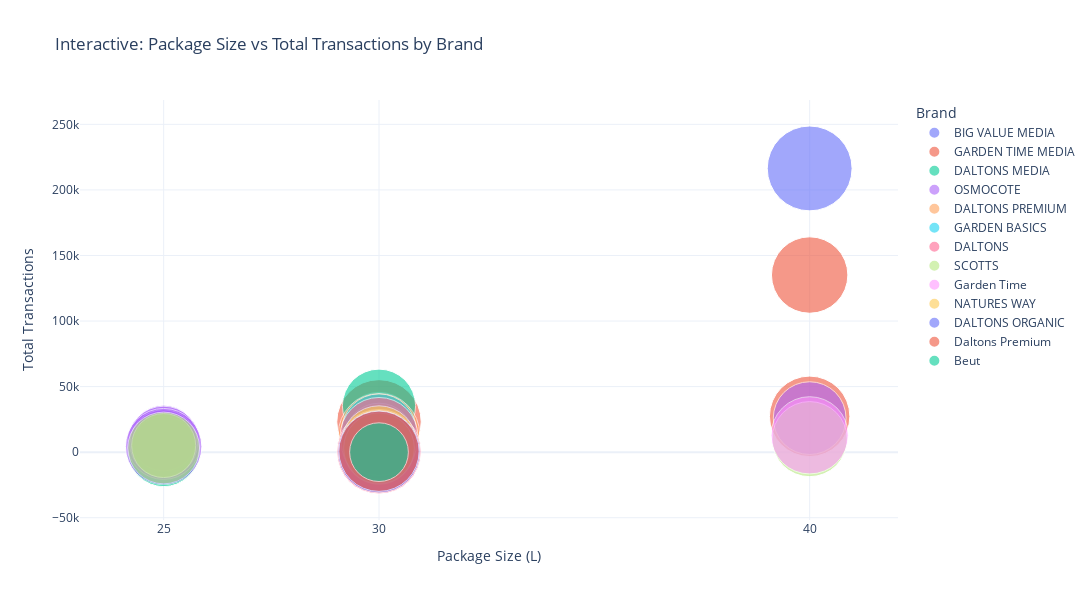

Here is the notebook cell this chart was saved with:
### Code cell
# Ensure x-axis ticks only show unique PACKAGE_LITRE values
unique_litres = sorted(pm['PACKAGE_LITRE'].unique())

fig = px.scatter(
    pm,
    x="PACKAGE_LITRE",
    y="TOTAL_TRX",
    size="AVG_QTY_PER_TRX",
    color="BRAND_CODE",
    hover_name="ITEM_DESCRIPTION",
    size_max=60,
    opacity=0.6,
    title="Interactive: Package Size vs Total Transactions by Brand",
    labels={
        "PACKAGE_LITRE": "Package Size (L)",
        "TOTAL_TRX": "Total Transactions",
        "AVG_QTY_PER_TRX": "Avg Units per Transaction",
        "BRAND_CODE": "Brand"
    }
)

# Custom hover content
fig.update_traces(
    hovertemplate=
        "<b>%{customdata[0]}</b><br>" +
        "Total Sales: $%{customdata[1]:,.0f}<br>" +
        "Transactions: %{customdata[2]:,}<br>" +
        "Avg Units/Trx: %{customdata[3]:.2f}<br>" +
        "Avg Volume/Trx: %{customdata[4]:.2f}L<br>" +
        "Avg Price/L: $%{customdata[5]:.2f}<extra></extra>",
    customdata=pm[[
        "BRAND_CODE",
        "TOTAL_SALES",
        "TOTAL_TRX",
        "AVG_QTY_PER_TRX",
        "ESTIMATED_LITRES_PER_TRX",
        "AVG_PRICE_PER_LITRE"
    ]]
)

# Discrete x-axis ticks
fig.update_layout(
    width=1200,
    height=600,
    xaxis=dict(
        tickmode='array',
        tickvals=unique_litres,
        title="Package Size (L)"
    ),
    template="plotly_white"
)

fig.show()

### Figure 1 — Plotly figure (JSON) as saved in the notebook; plotly's stock layout.template omitted (floating-point values rounded to 4 significant figures; data arrays with more than 128 entries replaced by an {"elided": "..."} marker saying what was removed)
{"data": [{"customdata": {"elided": "31x6 mixed values"}, "hovertemplate": "<b>%{customdata[0]}</b><br>Total Sales: $%{customdata[1]:,.0f}<br>Transactions: %{customdata[2]:,}<br>Avg Units/Trx: %{customdata[3]:.2f}<br>Avg Volume/Trx: %{customdata[4]:.2f}L<br>Avg Price/L: $%{customdata[5]:.2f}<extra></extra>", "hovertext": ["BIG VALUE POTTING MI++X 40L DALTONS B40VP"], "legendgroup": "BIG VALUE MEDIA", "marker": {"color": "#636efa", "opacity": 0.6, "size": [2.088], "sizemode": "area", "sizeref": 0.0005799, "symbol": "circle"}, "mode": "markers", "name": "BIG VALUE MEDIA", "orientation": "v", "showlegend": true, "type": "scatter", "x": [40], "xaxis": "x", "y": [216380], "yaxis": "y"}, {"customdata": {"elided": "31x6 mixed values"}, "hovertemplate": "<b>%{customdata[0]}</b><br>Total Sales: $%{customdata[1]:,.0f}<br>Transactions: %{customdata[2]:,}<br>Avg Units/Trx: %{customdata[3]:.2f}<br>Avg Volume/Trx: %{customdata[4]:.2f}L<br>Avg Price/L: $%{customdata[5]:.2f}<extra></extra>", "hovertext": ["POTTING MIX GARDEN++TIME 40L", "GARDEN TIME GTVE40L++VEGETABLE MIX 40L", "GARDEN TIME++30L GARDEN MIX", "GARDEN TIME TOMATO++MIX 30L GTTO30L", "GARDEN TIME GTST30L++STRAWBERRY MIX 30L", "FRUIT&CITRUS 30L++GARDENTIME"], "legendgroup": "GARDEN TIME MEDIA", "marker": {"color": "#EF553B", "opacity": 0.6, "size": [1.693, 1.876, 2.067, 1.627, 1.552, 1.541], "sizemode": "area", "sizeref": 0.0005799, "symbol": "circle"}, "mode": "markers", "name": "GARDEN TIME MEDIA", "orientation": "v", "showlegend": true, "type": "scatter", "x": [40, 40, 30, 30, 30, 30], "xaxis": "x", "y": [135079, 27344, 23087, 17026, 15948, 7015], "yaxis": "y"}, {"customdata": {"elided": "31x6 mixed values"}, "hovertemplate": "<b>%{customdata[0]}</b><br>Total Sales: $%{customdata[1]:,.0f}<br>Transactions: %{customdata[2]:,}<br>Avg Units/Trx: %{customdata[3]:.2f}<br>Avg Volume/Trx: %{customdata[4]:.2f}L<br>Avg Price/L: $%{customdata[5]:.2f}<extra></extra>", "hovertext": ["DALTONS PREMIUM++30L POTTING MIX", "GARDEN MIX 25L EASY++LIFT", "POTTING MIX EASY++LIFT 25L"], "legendgroup": "DALTONS MEDIA", "marker": {"color": "#00cc96", "opacity": 0.6, "size": [1.555, 1.555, 1.409], "sizemode": "area", "sizeref": 0.0005799, "symbol": "circle"}, "mode": "markers", "name": "DALTONS MEDIA", "orientation": "v", "showlegend": true, "type": "scatter", "x": [30, 25, 25], "xaxis": "x", "y": [35418, 1829, 337], "yaxis": "y"}, {"customdata": {"elided": "31x6 mixed values"}, "hovertemplate": "<b>%{customdata[0]}</b><br>Total Sales: $%{customdata[1]:,.0f}<br>Transactions: %{customdata[2]:,}<br>Avg Units/Trx: %{customdata[3]:.2f}<br>Avg Volume/Trx: %{customdata[4]:.2f}L<br>Avg Price/L: $%{customdata[5]:.2f}<extra></extra>", "hovertext": ["POTTING MIX OSMOCOTE++PREMIUM 40L", "OSMOCOTE SEED++RAISING 25L OSSEE25", "OSMOCOTE TOMATO++25L MIX OSTOM25", "POTTING MIX OSMOCOTE++PREMIUM 25L", "OSMOCOTE 25L ROSE++CAMELLIA MIX OSROS25"], "legendgroup": "OSMOCOTE", "marker": {"color": "#ab63fa", "opacity": 0.6, "size": [1.535, 1.255, 1.554, 1.327, 1.697], "sizemode": "area", "sizeref": 0.0005799, "symbol": "circle"}, "mode": "markers", "name": "OSMOCOTE", "orientation": "v", "showlegend": true, "type": "scatter", "x": [40, 25, 25, 25, 25], "xaxis": "x", "y": [25960, 10805, 7128, 6577, 4189], "yaxis": "y"}, {"customdata": {"elided": "31x6 mixed values"}, "hovertemplate": "<b>%{customdata[0]}</b><br>Total Sales: $%{customdata[1]:,.0f}<br>Transactions: %{customdata[2]:,}<br>Avg Units/Trx: %{customdata[3]:.2f}<br>Avg Volume/Trx: %{customdata[4]:.2f}L<br>Avg Price/L: $%{customdata[5]:.2f}<extra></extra>", "hovertext": ["DALTONS PREMIUM++30L GARDEN MIX", "DALTONS PREMIUM++30L SEED RAISING MIX"], "legendgroup": "DALTONS PREMIUM", "marker": {"color": "#FFA15A", "opacity": 0.6, "size": [1.916, 1.364], "sizemode": "area", "sizeref": 0.0005799, "symbol": "circle"}, "mode": "markers", "name": "DALTONS PREMIUM", "orientation": "v", "showlegend": true, "type": "scatter", "x": [30, 30], "xaxis": "x", "y": [13764, 11184], "yaxis": "y"}, {"customdata": {"elided": "31x6 mixed values"}, "hovertemplate": "<b>%{customdata[0]}</b><br>Total Sales: $%{customdata[1]:,.0f}<br>Transactions: %{customdata[2]:,}<br>Avg Units/Trx: %{customdata[3]:.2f}<br>Avg Volume/Trx: %{customdata[4]:.2f}L<br>Avg Price/L: $%{customdata[5]:.2f}<extra></extra>", "hovertext": ["VEGETABLE MIX GARDEN BASICS++30L GBVEG30"], "legendgroup": "GARDEN BASICS", "marker": {"color": "#19d3f3", "opacity": 0.6, "size": [1.631], "sizemode": "area", "sizeref": 0.0005799, "symbol": "circle"}, "mode": "markers", "name": "GARDEN BASICS", "orientation": "v", "showlegend": true, "type": "scatter", "x": [30], "xaxis": "x", "y": [15845], "yaxis": "y"}, {"customdata": {"elided": "31x6 mixed values"}, "hovertemplate": "<b>%{customdata[0]}</b><br>Total Sales: $%{customdata[1]:,.0f}<br>Transactions: %{customdata[2]:,}<br>Avg Units/Trx: %{customdata[3]:.2f}<br>Avg Volume/Trx: %{customdata[4]:.2f}L<br>Avg Price/L: $%{customdata[5]:.2f}<extra></extra>", "hovertext": ["DALTONS PREMIUM++30L CONTAINER MIX", "DALTONS GARDEN MIX++1M3 BULK", "DALTONS ORGANIC++30L FRT/VEG MIX"], "legendgroup": "DALTONS", "marker": {"color": "#FF6692", "opacity": 0.6, "size": [1.765, 1.268, 2.068], "sizemode": "area", "sizeref": 0.0005799, "symbol": "circle"}, "mode": "markers", "name": "DALTONS", "orientation": "v", "showlegend": true, "type": "scatter", "x": [30, null, 30], "xaxis": "x", "y": [11962, 366, 292], "yaxis": "y"}, {"customdata": {"elided": "31x6 mixed values"}, "hovertemplate": "<b>%{customdata[0]}</b><br>Total Sales: $%{customdata[1]:,.0f}<br>Transactions: %{customdata[2]:,}<br>Avg Units/Trx: %{customdata[3]:.2f}<br>Avg Volume/Trx: %{customdata[4]:.2f}L<br>Avg Price/L: $%{customdata[5]:.2f}<extra></extra>", "hovertext": ["VEGETABLE MIX OSMOCOTE++40L OSVEGE40", "OSMOCOTE INDOOR++POTTING MIX 25L", "POTTING MIX OSMOCOTE++30L PREMIUM PLUS OSPP30", "OSMOCOTE++25L FRUIT & CITRUS"], "legendgroup": "SCOTTS", "marker": {"color": "#B6E880", "opacity": 0.6, "size": [1.635, 1.19, 1.451, 1.493], "sizemode": "area", "sizeref": 0.0005799, "symbol": "circle"}, "mode": "markers", "name": "SCOTTS", "orientation": "v", "showlegend": true, "type": "scatter", "x": [40, 25, 30, 25], "xaxis": "x", "y": [9934, 5045, 2547, 3200], "yaxis": "y"}, {"customdata": {"elided": "31x6 mixed values"}, "hovertemplate": "<b>%{customdata[0]}</b><br>Total Sales: $%{customdata[1]:,.0f}<br>Transactions: %{customdata[2]:,}<br>Avg Units/Trx: %{customdata[3]:.2f}<br>Avg Volume/Trx: %{customdata[4]:.2f}L<br>Avg Price/L: $%{customdata[5]:.2f}<extra></extra>", "hovertext": ["OUTDOOR CONTAINER MIX++40L GARDEN TIME"], "legendgroup": "Garden Time", "marker": {"color": "#FF97FF", "opacity": 0.6, "size": [1.729], "sizemode": "area", "sizeref": 0.0005799, "symbol": "circle"}, "mode": "markers", "name": "Garden Time", "orientation": "v", "showlegend": true, "type": "scatter", "x": [40], "xaxis": "x", "y": [12835], "yaxis": "y"}, {"customdata": {"elided": "31x6 mixed values"}, "hovertemplate": "<b>%{customdata[0]}</b><br>Total Sales: $%{customdata[1]:,.0f}<br>Transactions: %{customdata[2]:,}<br>Avg Units/Trx: %{customdata[3]:.2f}<br>Avg Volume/Trx: %{customdata[4]:.2f}L<br>Avg Price/L: $%{customdata[5]:.2f}<extra></extra>", "hovertext": ["NW ORGANIC++30L VEGE&HERB MIX", "NW ORGANIC++30L POTTING MIX"], "legendgroup": "NATURES WAY", "marker": {"color": "#FECB52", "opacity": 0.6, "size": [1.633, 1.45], "sizemode": "area", "sizeref": 0.0005799, "symbol": "circle"}, "mode": "markers", "name": "NATURES WAY", "orientation": "v", "showlegend": true, "type": "scatter", "x": [30, 30], "xaxis": "x", "y": [6735, 3112], "yaxis": "y"}, {"customdata": {"elided": "31x6 mixed values"}, "hovertemplate": "<b>%{customdata[0]}</b><br>Total Sales: $%{customdata[1]:,.0f}<br>Transactions: %{customdata[2]:,}<br>Avg Units/Trx: %{customdata[3]:.2f}<br>Avg Volume/Trx: %{customdata[4]:.2f}L<br>Avg Price/L: $%{customdata[5]:.2f}<extra></extra>", "hovertext": ["DALTONS ORGANIC++30L POTTING MIX"], "legendgroup": "DALTONS ORGANIC", "marker": {"color": "#636efa", "opacity": 0.6, "size": [1.964], "sizemode": "area", "sizeref": 0.0005799, "symbol": "circle"}, "mode": "markers", "name": "DALTONS ORGANIC", "orientation": "v", "showlegend": true, "type": "scatter", "x": [30], "xaxis": "x", "y": [305], "yaxis": "y"}, {"customdata": {"elided": "31x6 mixed values"}, "hovertemplate": "<b>%{customdata[0]}</b><br>Total Sales: $%{customdata[1]:,.0f}<br>Transactions: %{customdata[2]:,}<br>Avg Units/Trx: %{customdata[3]:.2f}<br>Avg Volume/Trx: %{customdata[4]:.2f}L<br>Avg Price/L: $%{customdata[5]:.2f}<extra></extra>", "hovertext": ["ENRICHED POTTING++MIX 30L"], "legendgroup": "Daltons Premium", "marker": {"color": "#EF553B", "opacity": 0.6, "size": [1.869], "sizemode": "area", "sizeref": 0.0005799, "symbol": "circle"}, "mode": "markers", "name": "Daltons Premium", "orientation": "v", "showlegend": true, "type": "scatter", "x": [30], "xaxis": "x", "y": [695], "yaxis": "y"}, {"customdata": {"elided": "31x6 mixed values"}, "hovertemplate": "<b>%{customdata[0]}</b><br>Total Sales: $%{customdata[1]:,.0f}<br>Transactions: %{customdata[2]:,}<br>Avg Units/Trx: %{customdata[3]:.2f}<br>Avg Volume/Trx: %{customdata[4]:.2f}L<br>Avg Price/L: $%{customdata[5]:.2f}<extra></extra>", "hovertext": ["BEUT OUTDOOR CONTAINER MIX++30L DABECM30"], "legendgroup": "Beut", "marker": {"color": "#00cc96", "opacity": 0.6, "size": [1], "sizemode": "area", "sizeref": 0.0005799, "symbol": "circle"}, "mode": "markers", "name": "Beut", "orientation": "v", "showlegend": true, "type": "scatter", "x": [30], "xaxis": "x", "y": [1], "yaxis": "y"}], "layout": {"height": 600, "legend": {"itemsizing": "constant", "title": {"text": "Brand"}, "tracegroupgap": 0}, "title": {"text": "Interactive: Package Size vs Total Transactions by Brand"}, "width": 1200, "xaxis": {"anchor": "y", "domain": [0, 1], "tickmode": "array", "tickvals": [25, 30, 40, null], "title": {"text": "Package Size (L)"}}, "yaxis": {"anchor": "x", "domain": [0, 1], "title": {"text": "Total Transactions"}}}}
